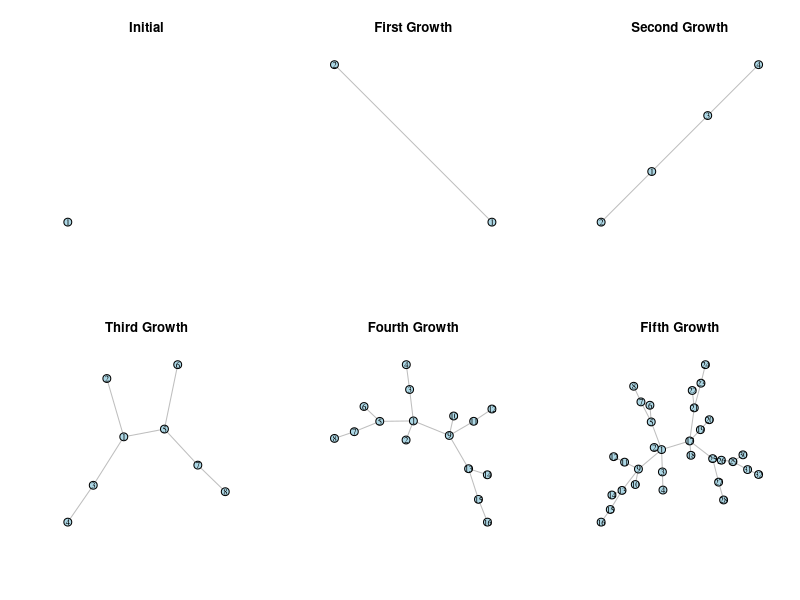
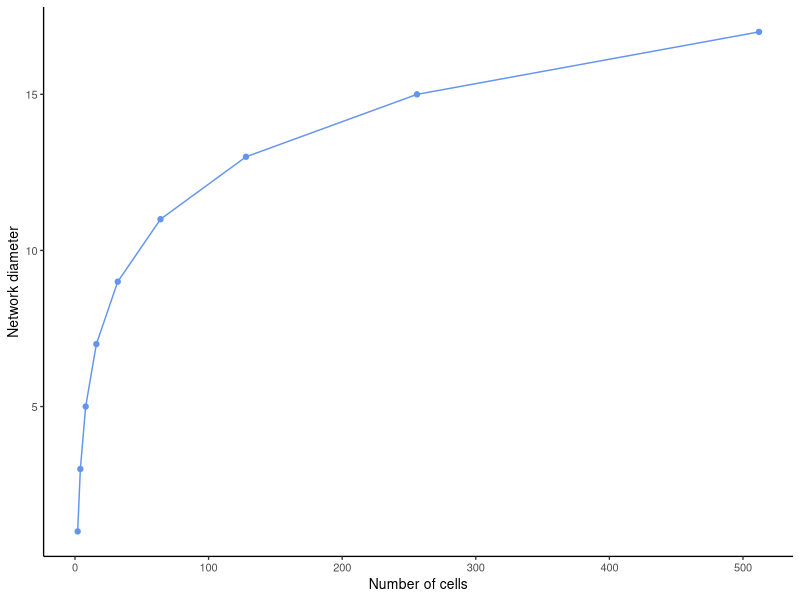
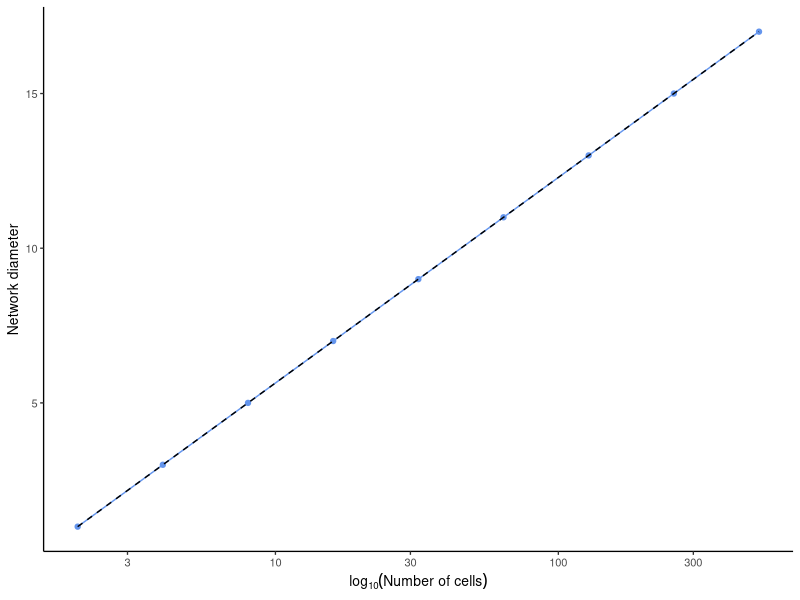
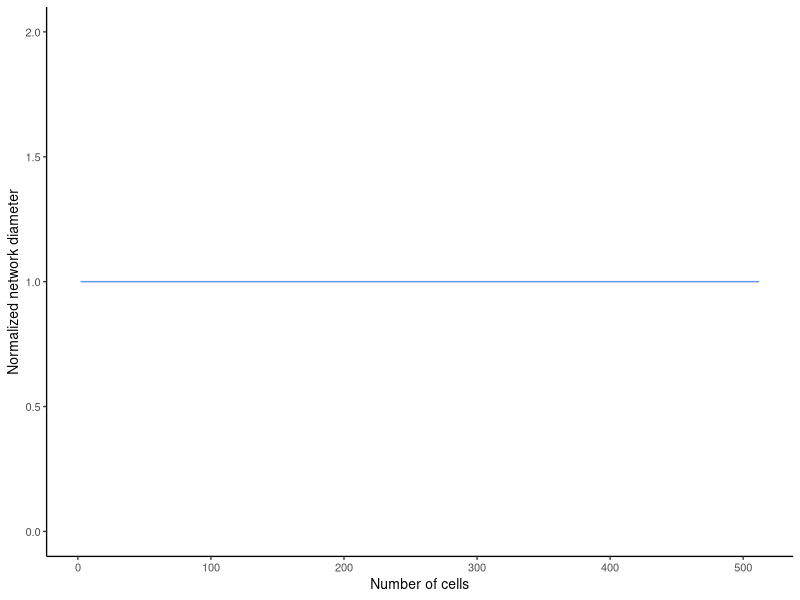
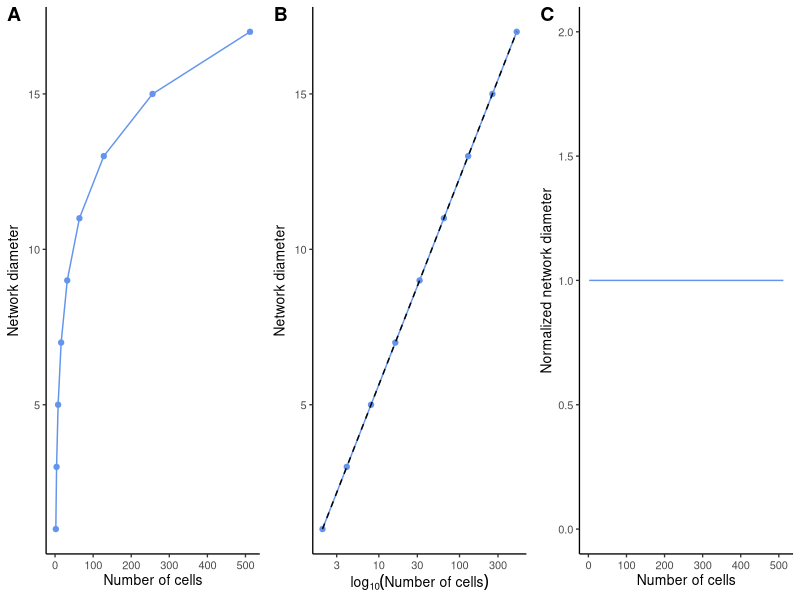
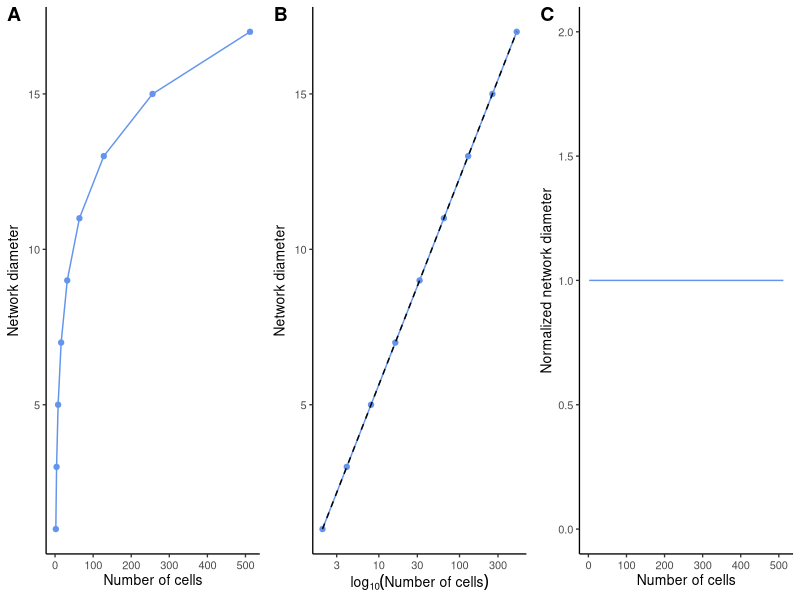

Reproduce these figures in R, in order.

library(plyr)  # load before dplyr
library(dplyr)
library(ggplot2)
library(stringi)
# library(glue)
library(purrr)
library(stringr)
library(ggpubr)
library(tidyverse)
library(cowplot)
library(igraph)
library(gridExtra)
library(grid)


# Function to grow an exponential tree
grow_exponential_tree <- function(network) {
  # Get the node and edge list and rename nodes to create a new edge list
  nodes <- V(network)
  edges <- as_edgelist(network)
  
  highest_node <- max(nodes)
  num_nodes <- length(nodes)
  
  # Create new nodes and add them to the network
  new_nodes <- (num_nodes+1):(num_nodes+num_nodes)
  network <- add_vertices(network, length(new_nodes))
  
  # Make the connection of the old branch to the new branch
  lowest_node <- min(new_nodes)
  network <- add_edges(network, c(1, lowest_node))
  
  # Only process renamed edges if there are any edges
  if (nrow(edges) > 0) {
    renamed_edges <- matrix(NA, nrow = nrow(edges), ncol = 2)
    for (i in 1:nrow(edges)) {
      renamed_edges[i, 1] <- highest_node + edges[i, 1]
      renamed_edges[i, 2] <- highest_node + edges[i, 2]
    }
    
    # Add the renamed edges to the network
    network <- add_edges(network, t(renamed_edges))
  }
  
  return(network)
}


# Plotting networks to test function ####
# Create initial network with 1 node
snowflake <- make_empty_graph(n = 1, directed = FALSE)

# Set up plotting area
par(mfrow = c(2, 3))

# First plot - initial single node
plot(snowflake, 
     vertex.size = 10,
     vertex.label.cex = 0.8,
     vertex.color = "lightblue",
     vertex.label.color = "black",
     edge.color = "gray",
     main = "Initial")

# Second plot - after first growth
snowflake <- grow_exponential_tree(snowflake)
plot(snowflake, 
     vertex.size = 10,
     vertex.label.cex = 0.8,
     vertex.color = "lightblue",
     vertex.label.color = "black",
     edge.color = "gray",
     main = "First Growth")

# Third plot - after second growth
snowflake <- grow_exponential_tree(snowflake)
plot(snowflake, 
     vertex.size = 10,
     vertex.label.cex = 0.8,
     vertex.color = "lightblue",
     vertex.label.color = "black",
     edge.color = "gray",
     main = "Second Growth")

# Fourth plot - after third growth
snowflake <- grow_exponential_tree(snowflake)
plot(snowflake, 
     vertex.size = 10,
     vertex.label.cex = 0.8,
     vertex.color = "lightblue",
     vertex.label.color = "black",
     edge.color = "gray",
     main = "Third Growth")

snowflake <- grow_exponential_tree(snowflake)
plot(snowflake, 
     vertex.size = 10,
     vertex.label.cex = 0.8,
     vertex.color = "lightblue",
     vertex.label.color = "black",
     edge.color = "gray",
     main = "Fourth Growth")

snowflake <- grow_exponential_tree(snowflake)
plot(snowflake, 
     vertex.size = 10,
     vertex.label.cex = 0.8,
     vertex.color = "lightblue",
     vertex.label.color = "black",
     edge.color = "gray",
     main = "Fifth Growth")


# Simulating growing network ####
# Create initial network with 2 nodes and one edge
snowflake <- make_empty_graph(n = 2, directed = FALSE)
snowflake <- add_edges(snowflake, c(1, 2))

num_cells <- c(vcount(snowflake))
diameter <- c(diameter(snowflake))

num_gen <- 8

for (i in 1:num_gen) {
  snowflake <- grow_exponential_tree(snowflake)
  
  diameter <- c(diameter, diameter(snowflake))
  num_cells <- c(num_cells, vcount(snowflake))
}

num_cells <- as.numeric(num_cells)
diameter <- as.numeric(diameter)


# Making normalized network metric ####
# Fit a linear model to log-transformed data
p <- coef(lm(diameter ~ log10(num_cells)))

# Create plot 1: Basic relationship
p1=ggplot(data = data.frame(num_cells, diameter), aes(x = num_cells, y = diameter))+
  geom_point(col="cornflowerblue")+
  geom_line(col="cornflowerblue")+
  labs(x = "Number of cells", y = "Network diameter")+
  theme_classic(base_size = 10)+
  NULL
p1

# Create plot 2: Log scale with fitted line
p2 <- ggplot(data = data.frame(num_cells, diameter), aes(x = num_cells, y = diameter))+
  geom_point(col="cornflowerblue")+
  geom_line(col="cornflowerblue")+
  geom_line(aes(y = p[1] + p[2] * log10(num_cells)), linetype = "dashed", color = "black")+
  scale_x_log10()+
  labs(x = expression(log[10](Number~of~cells)), y = "Network diameter")+
  theme_classic(base_size = 10)+
  NULL
p2

# Create plot 3: Normalized network diameter
p3 <- ggplot(data = data.frame(num_cells, norm_diam = diameter / (p[2] * log10(num_cells) + p[1])), 
             aes(x = num_cells, y = norm_diam))+
  geom_line(col="cornflowerblue")+
  ylim(0, 2)+
  labs(x = "Number of cells", y = "Normalized network diameter") +
  theme_classic(base_size = 10)+
  NULL
p3

supp_fig_4=plot_grid(p1, p2, p3, labels=c('A', 'B', 'C'), ncol=3, align='hv')
supp_fig_4

ggsave(filename='~/emergence_of_coordinated_cell_division_during_the_evolution_of_multicellularity/Paper_figures/supp_fig4_normalized_net_diam_method_29apr2025.png',
       plot=supp_fig_4, dpi='retina', width=9, height=3)
